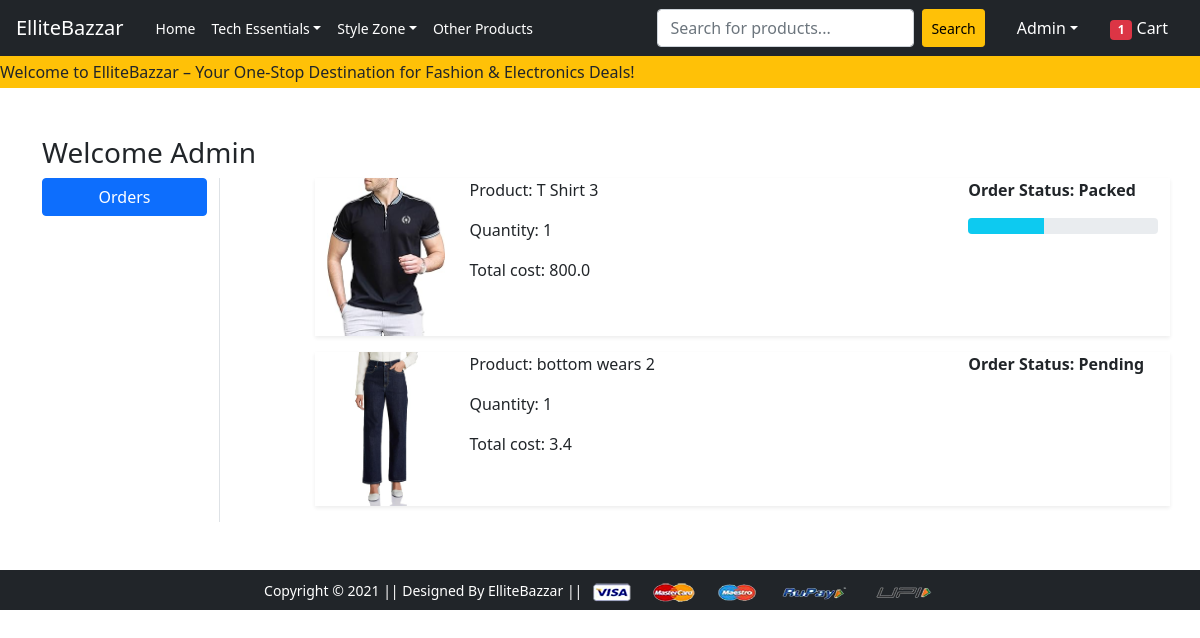
Page /orders/ (signed in) on the committed database.
### app/models.py (models this page shows, shortened)
class OrderPlaced(models.Model):
     user=models.ForeignKey(User,on_delete=models.CASCADE)
     customer=models.ForeignKey(Customer,on_delete=models.CASCADE)
     product = models.ForeignKey(Product,on_delete=models.CASCADE)
     quantity = models.PositiveIntegerField(default=1)
     ordered_date = models.DateTimeField(auto_now_add=True)
     status = models.CharField(max_length=50, choices=STATUS_CHOICES,default='Pending')
     @property
     def total_cost(self):
          return self.quantity * self.product.discounted_price

class Product(models.Model):
     title= models.CharField(max_length=100)
     selling_price= models.FloatField()
     discounted_price=models.FloatField()
     description = models.TextField()
     brand= models.CharField(max_length=100)
     category=models.CharField(choices=CATEGORY_CHOICES,max_length=18)
     product_image = models.ImageField(upload_to='productimg')

### app/views.py (the view)
# urls.py: path('orders/', views.orders, name='orders'),
@login_required
def orders(request):
      op = OrderPlaced.objects.filter(user=request.user)
      print(op)
      return render(request, 'app/orders.html',{'order_placed':op})

### app/context_processors.py (called while the page is built)
def cart_total(request):
    if request.user.is_authenticated:
        totalitem = Cart.objects.filter(user=request.user).aggregate(total_quantity=Sum('quantity'))['total_quantity'] or 0
        print("here total item is: ", totalitem)
    else:
        totalitem = 0
    return {'totalitems': totalitem}

### app/templates/app/orders.html (shortened to what this page needs)
{% extends 'app/base.html' %} {% load static %}
 {% block main-content %}
<div class="container my-5">
  <div class="row">
    <h3>Welcome <span class="text-capitalize"> {{request.user}}</span></h3>
    <div class="col-sm-2 border-end">
      <ul class="list-unstyled">
        <li class="d-grid">
          <a href="{% url 'orders' %}" class="btn btn-primary">Orders</a>
        </li>
      </ul>
    </div>
    <div class="col-sm-9 offset-sm-1">
      {% for op in order_placed %}
      <div class="row shadow-sm mb-3">
        <div class="col-sm-2">
          <img
            src="{{op.product.product_image.url}}"
            srcset=""
            height="150"
            width="150"
            alt=""
            class="img-fluid"
          />
        </div>
        <div class="col-sm-7">
          <p>Product: {{op.product.title}}</p>
          <p>Quantity: {{op.quantity}}</p>
          <p>Total cost: {{op.total_cost}}</p>
        </div>
        <div class="col-sm-3 fw-bold">
          <p>Order Status: {{op.status}}</p>
           {% if op.status == "Packed" %}
          <div class="progress">
            <div
              class="progress-bar bg-info"
              role="progressbar"
              style="width: 40%"
              aria-voluenow="40"
              aria-valuemin="0"
              aria-valuemax="100"
            ></div>
          </div>
          {% endif %}
        </div>
      </div>
      {% endfor %}
    </div>
  </div>
</div>
{% endblock main-content %}

### app/templates/app/base.html (shortened to what this page needs)
<!doctype html>
{% load static %}
<html lang="en">
  <head>
    <link rel="stylesheet" href="https://cdnjs.cloudflare.com/ajax/libs/animate.css/4.1.1/animate.min.css"/>
    <link href="https://cdn.jsdelivr.net/npm/bootstrap@5.0.0-beta1/dist/css/bootstrap.min.css" rel="stylesheet">
    <link rel="stylesheet" href="{% static 'app/css/owl.carousel.min.css' %}">
    <link rel="stylesheet" href="{% static 'app/css/all.min.css' %}">
    <link rel="stylesheet" href="{% static 'app/css/style.css' %}">
  </head>
  <body>
    <nav class="navbar navbar-expand-lg navbar-dark bg-dark px-0">
      <div class="container-fluid px-3">
        <a class="navbar-brand me-4" href="/">ElliteBazzar</a>
        <div class="collapse navbar-collapse justify-content-between" id="navbarSupportedContent">
          <ul class="navbar-nav me-auto mb-2 mb-lg-0">
            <li class="nav-item">
              <a class="nav-link active small" aria-current="page" href="/">Home</a>
            </li>
            <li class="nav-item dropdown">
              <a class="nav-link small dropdown-toggle text-white" href="#" id="electronicsDropdown" role="button"
                data-bs-toggle="dropdown" aria-expanded="false">Tech Essentials</a>
            </li>
            <li class="nav-item dropdown">
              <a class="nav-link small dropdown-toggle text-white" href="#" id="fashionDropdown" role="button"
                data-bs-toggle="dropdown" aria-expanded="false">Style Zone</a>
            </li>
            <li class="nav-item">
              <a class="nav-link active small" href="{% url 'other' %}">Other Products</a>
            </li>
          </ul>
          <form class="d-flex me-3" action="{% url 'search_product' %}" method="GET">
            <input class="form-control me-2" name="product_item" value="{{ query }}" type="search"
              placeholder="Search for products..." aria-label="Search">
            <button class="btn btn-warning btn-sm" type="submit">Search</button>
          </form>
          <ul class="navbar-nav mb-2 mb-lg-0">
            {% if request.user.is_authenticated %}
            <li class="nav-item dropdown mx-2">
              <a class="nav-link dropdown-toggle text-white" href="#" id="profileDropdown" role="button"
                data-bs-toggle="dropdown" aria-expanded="false">{{ request.user.username|capfirst }}</a>
            </li>
            <li class="nav-item mx-2">
              <a href="{% url 'showcart' %}" class="nav-link text-white">
                <span class="badge bg-danger" id="cart-count">{{ totalitems }}</span> Cart
              </a>
            </li>
            {% endif %}
          </ul>
        </div>
      </div>
    </nav>
    <div class="bg-warning text-dark py-1">
      <marquee behavior="scroll" direction="left" scrollamount="6">
        Welcome to ElliteBazzar – Your One-Stop Destination for Fashion & Electronics Deals!
      </marquee>
    </div>
    {% block main-content %}{% endblock main-content %}
    <footer class="container-fluid bg-dark text-center p-2 mt-5">
        <small class="text-white">Copyright &copy; 2021 || Designed By ElliteBazzar || </small>
        <img src="{% static 'app/images/payment.png' %}" alt="" srcset="" class="img-fluid" height="2px">
    </footer>
  </body>
</html>

### rows in the picture
OrderPlaced: product.product_image (picture), product "T Shirt 3", quantity "1", total_cost "800.0", status "Packed"
OrderPlaced: product.product_image (picture), product "bottom wears 2", quantity "1", total_cost "3.4", status "Pending"

### other values in the picture
{{ request.user.username|capfirst }} "Admin"
{{ totalitems }} "1"
{{ request.user }} "Admin"
